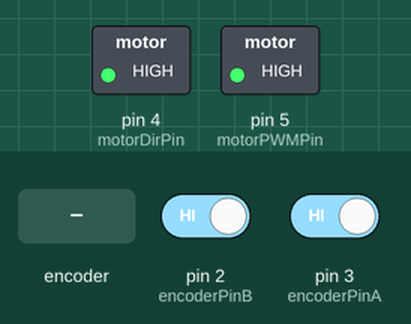
Recording of a sketch running on a simulated Arduino Uno, built with avr-gcc and run on an emulated ATmega328P. Parts: switched loads named in the sketch (green lamp = pin HIGH). The test bench sets the inputs (shaded band); at power-on: pin 2 (encoderPinB) HIGH, pin 3 (encoderPinA) HIGH. What the sketch prints to the serial monitor is not drawn.

Above: at 1.2 s.
1.3 s: rotary encoder on pin 3 (encoderPinA) / pin 2 (encoderPinB) turned 3 steps (first pin leading)
4.9 s: rotary encoder on pin 3 (encoderPinA) / pin 2 (encoderPinB) turned 2 steps (second pin leading)
Timing chart, 0 to 7.9 s (numbered marks = the images above; inputs shaded):
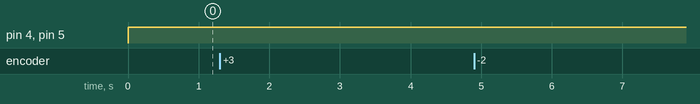

Measured:
- after the input at 1.3 s, every drawn part: stays the same
- after the input at 4.9 s, every drawn part: stays the same

The sketch:

motor_enc_position.ino.ino
```cpp
// motor control pin
#define motorDirPin  4 //
#define motorPWMPin  5 //

// encoder pin
#define encoderPinB  2
#define encoderPinA  3
#define rotation 4320


int encoderPos = 0;
const float ratio = 360./rotation;

// P control
float Kp = 10;
float targetDeg = 360*3.5 + 22;

void doEncoderA();
void doEncoderB();
void doMotor(bool dir, int vel);


void setup() {
  pinMode(encoderPinA, INPUT_PULLUP);
  attachInterrupt(0, doEncoderA, CHANGE);

  pinMode(encoderPinB, INPUT_PULLUP);
  attachInterrupt(1, doEncoderB, CHANGE);

  pinMode(motorDirPin, OUTPUT);

  Serial.begin(115200);
}

void loop() {

  motor(720+22, 255);

}


void doEncoderA(){  encoderPos += (digitalRead(encoderPinA)==digitalRead(encoderPinB))?1:-1;}
void doEncoderB(){  encoderPos += (digitalRead(encoderPinA)==digitalRead(encoderPinB))?-1:1;}

void doMotor(bool dir, int vel){
  digitalWrite(motorDirPin, dir);
  analogWrite(motorPWMPin, dir?vel:vel);
}
void motor (int enc, int vel){

  float motorDeg = encoderPos*ratio;

  float error = enc - motorDeg;
  float control = Kp*error;

  doMotor( (control>=0)?HIGH:LOW, min(abs(control), vel));

  Serial.print("encoderPos : ");
  Serial.print(encoderPos);
  Serial.print("   motorDeg : ");
  Serial.print(motorDeg);
  Serial.print("   error : ");
    Serial.print(error);
  Serial.print("    control : ");
  Serial.print(control);
  Serial.print("    motorVel : ");
  Serial.println(min(abs(control), 255));
}
```
